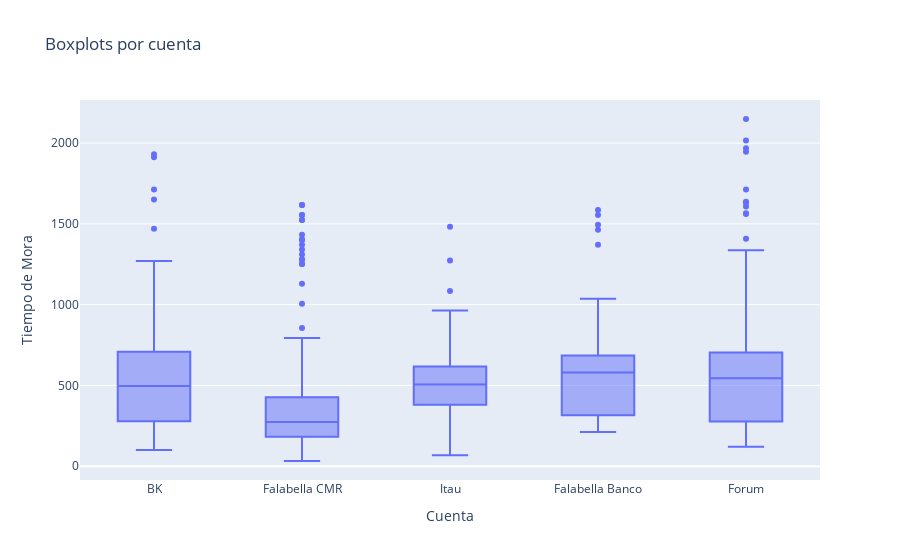

Notebook cell for this chart:
### Code cell
fig = px.box(clients, x='cuenta.mandante', y='time_in_debt', title='Boxplots por cuenta')
fig.update_layout(
    xaxis_title='Cuenta',
    yaxis_title='Tiempo de Mora'
)
fig.show()

### Figure 1 — Plotly figure (JSON) as saved in the notebook; plotly's stock layout.template omitted (floating-point values rounded to 4 significant figures; data arrays with more than 128 entries replaced by an {"elided": "..."} marker saying what was removed)
{"data": [{"alignmentgroup": "True", "hovertemplate": "cuenta.mandante=%{x}<br>time_in_debt=%{y}<extra></extra>", "legendgroup": "", "marker": {"color": "#636efa"}, "name": "", "notched": false, "offsetgroup": "", "orientation": "v", "showlegend": false, "type": "box", "x": {"elided": "2678 str values"}, "x0": " ", "xaxis": "x", "y": {"elided": "2678 int values"}, "y0": " ", "yaxis": "y"}], "layout": {"boxmode": "group", "legend": {"tracegroupgap": 0}, "title": {"text": "Boxplots por cuenta"}, "xaxis": {"anchor": "y", "domain": [0, 1], "title": {"text": "Cuenta"}}, "yaxis": {"anchor": "x", "domain": [0, 1], "title": {"text": "Tiempo de Mora"}}}}
